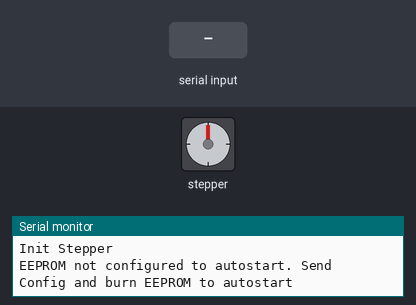
A sketch run on a simulated Arduino Uno, built with avr-gcc and run on an emulated ATmega328P. Shown: stepper motor, the last lines printed to the serial monitor. Wiring (inferred from the names in the program): stepper motor (2048 steps per turn assumed): coils A0, A2, A1, A3. The inputs (shaded band) are chosen by the test bench. EEPROM starts erased.

Above: at 1.2 s.
1.3 s: "r" received over Serial
At 3.08 s:
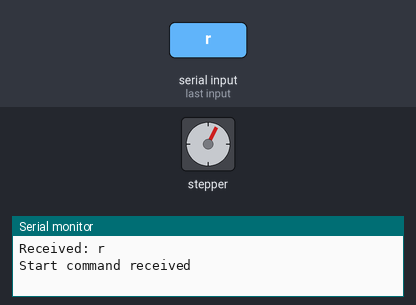
At 3.68 s:
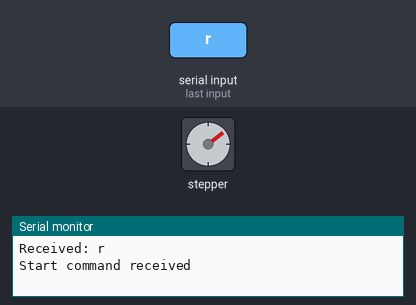
4.3 s: "v" received over Serial
7.3 s: "c" received over Serial
10.3 s: "b" received over Serial
13.3 s: "s" received over Serial
At 13.3 s:
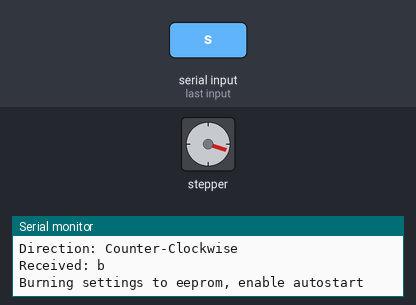
14.8 s: "r" received over Serial
At 16.85 s:
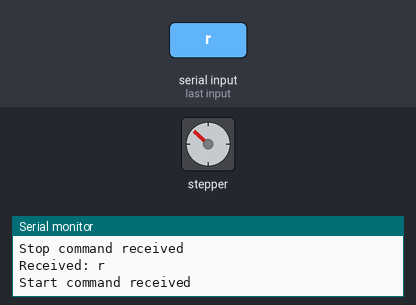
Timing chart, 0 to 18.8 s (numbered marks = the images above; inputs shaded):
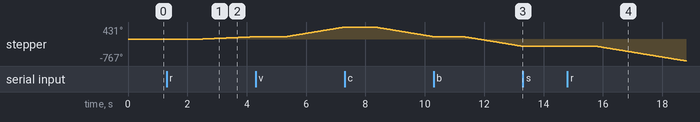

Measured:
- after the input at 1.3 s, stepper: keeps turning clockwise at about 44°/s, starting after 1.0 s
- after the input at 13.3 s, stepper: stops changing and stays -252°
- after the input at 14.8 s, stepper: keeps turning counter-clockwise at about 172°/s, starting after 1.0 s

The sketch:

arduino-stepper.ino
```cpp
// #include "Stepper.h"
#include <EEPROM.h>

int steps_per_turn = 2048;
int speed = 3;
int direction = 1; // 1 = clockwise, -1 = counter-clockwise
int turns = 0;
int turns_counter = 0;
int loops = 0;        // 0 = stop after emptying the turns conter, 1 = loop, meaning turn around and step back if turns are 0, 2 = run forever
int bounce_delay = 0; // configurable bounce delay on a direction change of the tilt mode

#define EEPROM_ADDR_SPEED 0
#define EEPROM_ADDR_TURNS EEPROM_ADDR_SPEED + 10
#define EEPROM_ADDR_LOOPS EEPROM_ADDR_TURNS + 10
#define EEPROM_ADDR_DIRECTION EEPROM_ADDR_LOOPS + 10
#define EEPROM_ADDR_BURNED EEPROM_ADDR_DIRECTION + 10
#define EEPROM_ADDR_BOUNCE_DELAY EEPROM_ADDR_BURNED + 10

int stepperPin[4] = {A0, A2, A1, A3};
// int stepDelay = 10;

// Stepper myStepper = Stepper(steps_per_turn, A0, A2, A1, A3); // do not use, blocks the serial communication and whole system hangs

// #define STATUS_MESSAGE // uncomment to add a status message every 1s

double next_send = 0;
double next_step = 0;

void burn_settings_to_eeprom(void)
{
  // save loops, direction and turns to the EEPROM to autostart if configured
  EEPROM.write(EEPROM_ADDR_SPEED, speed);
  EEPROM.write(EEPROM_ADDR_TURNS, turns);
  EEPROM.write(EEPROM_ADDR_LOOPS, loops);
  EEPROM.write(EEPROM_ADDR_DIRECTION, direction);
  EEPROM.write(EEPROM_ADDR_BOUNCE_DELAY, bounce_delay);
  EEPROM.write(EEPROM_ADDR_BURNED, true);
}

void format_eeprom(void)
{
  EEPROM.write(EEPROM_ADDR_SPEED, 0);
  EEPROM.write(EEPROM_ADDR_TURNS, 0);
  EEPROM.write(EEPROM_ADDR_LOOPS, 0);
  EEPROM.write(EEPROM_ADDR_DIRECTION, 0);
  EEPROM.write(EEPROM_ADDR_BOUNCE_DELAY, 0);
  EEPROM.write(EEPROM_ADDR_BURNED, false);
}

void read_settings_from_eeprom(void)
{
  if (EEPROM.read(EEPROM_ADDR_BURNED) == true)
  {
    Serial.println("Settings in EEPROM found, starting over");
    speed = EEPROM.read(EEPROM_ADDR_SPEED);
    turns = EEPROM.read(EEPROM_ADDR_TURNS);
    loops = EEPROM.read(EEPROM_ADDR_LOOPS);
    if(loops == 0){ // loops counter set to 1 to enable auto-mode
      loops = 1;
      turns = 1;
      turns_counter = 1;
    }
    direction = EEPROM.read(EEPROM_ADDR_DIRECTION);
    bounce_delay = EEPROM.read(EEPROM_ADDR_BOUNCE_DELAY);
    send_status_message();
  }
  else
  {
    Serial.println("EEPROM not configured to autostart. Send Config and burn EEPROM to autostart");
  }
}

void send_status_message(void)
{
  Serial.println("-----  Current State  -----");
  Serial.print("Speed: ");
  Serial.println(speed);
  Serial.print("Direction: ");
  Serial.println(direction);
  Serial.print("Bounce Delay: ");
  Serial.println(bounce_delay);
  Serial.print("Turns: ");
  Serial.println(turns);
  Serial.print("Turns Counter: ");
  Serial.println(turns_counter);
  Serial.print("Loops: ");
  Serial.println(loops);
}

void stepper_init(void)
{
  // myStepper.setSpeed(speed);
  pinMode(stepperPin[0], OUTPUT);
  pinMode(stepperPin[1], OUTPUT);
  pinMode(stepperPin[2], OUTPUT);
  pinMode(stepperPin[3], OUTPUT);
  Serial.println("Init Stepper");
}

int step_pattern_step = 0;
void step(void)
{
  switch (step_pattern_step)
  {
  case 0:
    digitalWrite(stepperPin[0], HIGH);
    digitalWrite(stepperPin[1], LOW);
    digitalWrite(stepperPin[2], HIGH);
    digitalWrite(stepperPin[3], LOW);
    break;
  case 1:
    digitalWrite(stepperPin[0], LOW);
    digitalWrite(stepperPin[1], HIGH);
    digitalWrite(stepperPin[2], HIGH);
    digitalWrite(stepperPin[3], LOW);
    break;
  case 2:
    digitalWrite(stepperPin[0], LOW);
    digitalWrite(stepperPin[1], HIGH);
    digitalWrite(stepperPin[2], LOW);
    digitalWrite(stepperPin[3], HIGH);
    break;
  case 3:
    digitalWrite(stepperPin[0], HIGH);
    digitalWrite(stepperPin[1], LOW);
    digitalWrite(stepperPin[2], LOW);
    digitalWrite(stepperPin[3], HIGH);
    break;
  }
  step_pattern_step = step_pattern_step + 1 * direction; // +1 on clockwise, -1 on counter-clockwise
  if (step_pattern_step > 3)
  {
    step_pattern_step = 0;
  }
  if (step_pattern_step < 0)
  {
    step_pattern_step = 3;
  }
}

void stepper_stop(void)
{
  digitalWrite(stepperPin[0], HIGH);
  digitalWrite(stepperPin[1], HIGH);
  digitalWrite(stepperPin[2], HIGH);
  digitalWrite(stepperPin[3], HIGH);
  step_pattern_step = 0;
}

int steps_per_turn_counter = 0;
int bounce_delay_counter = 0;

void stepper_task(void)
{
  // Serial.println("Stepper Task");
  if (bounce_delay_counter <= 0)
  {
    if (turns_counter > 0)
    {

      if (steps_per_turn_counter > 0)
      {
        step();
        steps_per_turn_counter--;
      }
      if (steps_per_turn_counter % steps_per_turn == 0)
      {
        turns_counter--;
      }
    }
    if (turns_counter <= 0)
    {

      if (loops == 1)
      {                        // loop (tilt) mode
        turns_counter = turns; // reset turns to the tilt steps
        steps_per_turn_counter = turns_counter * steps_per_turn;
        stepper_stop();
        if (direction == 1)
        { // invert direction
          direction = -1;
        }
        else
        {
          direction = 1;
        }
        bounce_delay_counter = bounce_delay;
      }
      if (loops == 2)
      { // run forever mode
        turns_counter = 2;
        steps_per_turn_counter = turns_counter * steps_per_turn;
      }
      if (loops == 0)
      {
        stepper_stop();
        steps_per_turn_counter = 0;
      }
    }
  }
  else

  {
    //Serial.print("Operation Delayed for: ");
    //Serial.print(bounce_delay_counter);
    //Serial.println("s");
    bounce_delay_counter--;
  }
}

void setup()
{
  // Start serial communication at 9600 bps
  Serial.begin(115200);
  stepper_init();
  read_settings_from_eeprom();
}

void loop()
{
  // Check if data is available to read from serial
  if (Serial.available() > 0)
  {
    // Read the incoming data
    String incomingData = Serial.readString();

    // Print the received data to the serial monitor
    Serial.print("Received: ");
    Serial.println(incomingData);

    // parse the input, split to command and payload
    String command = incomingData.substring(0, 1);
    int payload = 0;

    if (incomingData.length() > 1)
    {
      String pl = incomingData.substring(1);
      payload = pl.toInt();
    }

    if (command.equalsIgnoreCase("r"))
    {
      Serial.println("Start command received");
      turns_counter = 2;
      loops = 2;
    }
    else if (command.equalsIgnoreCase("s"))
    {
      Serial.println("Stop command received");
      turns_counter = 0;
      loops = 0;
    }
    else if (command.equalsIgnoreCase("c"))
    {
      Serial.println("Direction command received");
      if (payload == 0)
      {
        Serial.println("Direction: Counter-Clockwise");
        direction = -1;
      }
      if (payload == 1)
      {
        Serial.println("Direction: Clockwise");
        direction = 1;
      }
    }
    else if (command.equalsIgnoreCase("t"))
    {
      Serial.println("Steps command received");
      Serial.print("Steps: ");
      Serial.println(payload);
      turns = payload;
      turns_counter = payload;
      loops = 1;
    }
    else if (command.equalsIgnoreCase("v"))
    {
      Serial.println("Speed command received");
      Serial.print("Speed setting: ");
      Serial.println(payload);
      speed = payload;
      // stepper_init();
    }
    else if (command.equalsIgnoreCase("b"))
    {
      Serial.println("Burning settings to eeprom, enable autostart");
      burn_settings_to_eeprom();
    }
    else if (command.equalsIgnoreCase("e"))
    {
      Serial.println("Erasing EEPROM, disable autostart");
      format_eeprom();
    }
    else if (command.equalsIgnoreCase("d"))
    {
      Serial.println("Update Bounce Delay");
      Serial.print("Delay: ");
      Serial.print(payload);
      Serial.println("s");
      bounce_delay = payload * 10 / speed;
      // stepper_init();
    }
    // Send the response back to the computer
  }

#ifdef STATUS_MESSAGE
  if (millis() > next_send)
  {
    send_status_message();
    next_send = millis() + 1000;
  }
#endif

  if (millis() > next_step)
  {
    stepper_task();
    next_step = millis() + speed;
  }
}
```
